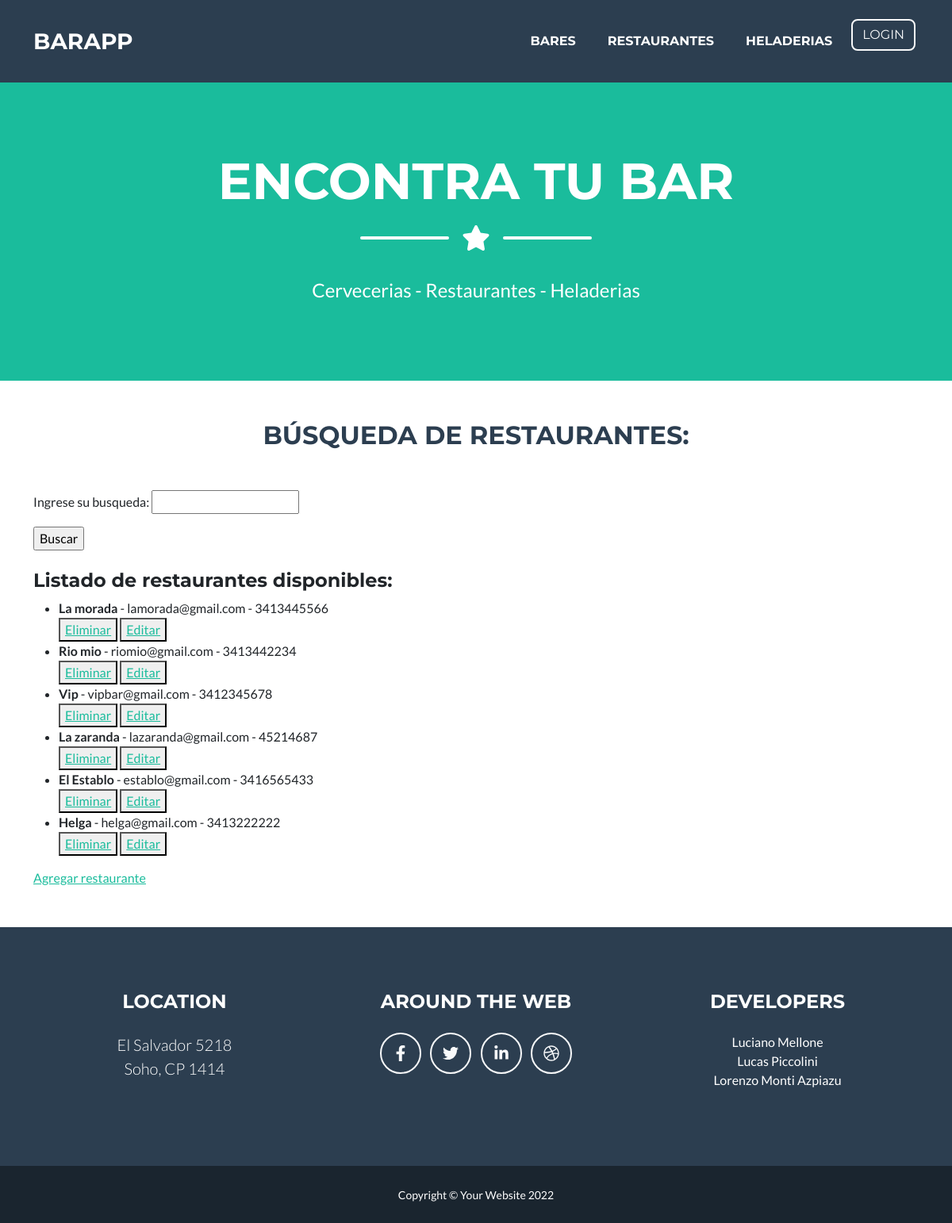
Before: /app-bares/restaurantes/ with the older database file.
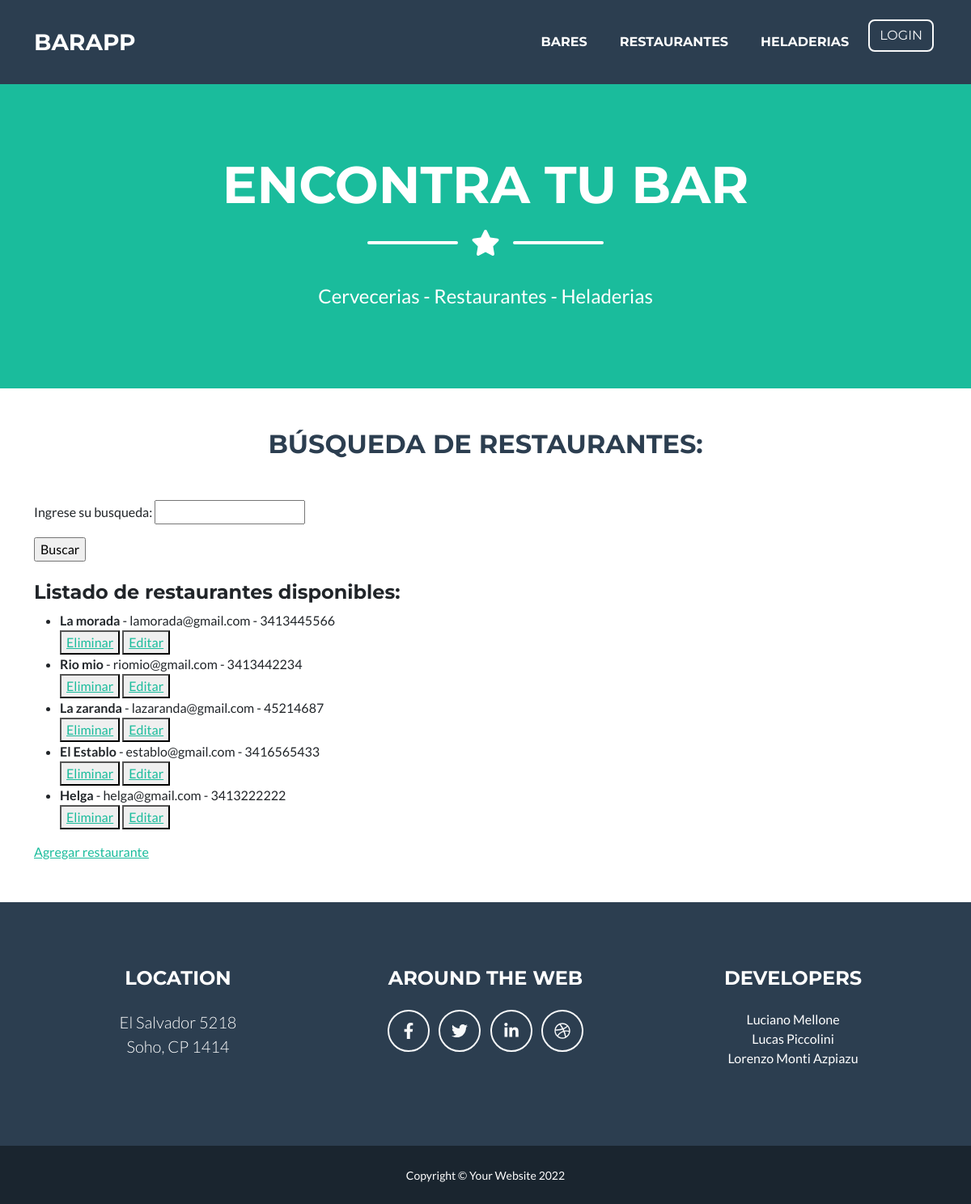
After: the same page with the newer database file.
### Bares/models.py (models this page shows, shortened)
class Restaurantes(models.Model):
    nombre = models.CharField(max_length = 100)
    email = models.EmailField(verbose_name="Correo electrónico")
    telefono = models.IntegerField()

### Bares/views.py (the view)
# urls.py: path('restaurantes/', RestaurantesList.as_view(), name="Restaurantes"),
class RestaurantesList(ListView):
    model = Restaurantes
    template_name = 'restaurantes.html'
    context_object_name = "listarestaurantes"

### Bares/Templates/Restaurantes.html (shortened to what this page needs)
{% extends 'padre.html' %}
{% load static %}
{% block contenidoQueCambia %}
<h2 class="page-section-heading text-center text-uppercase text-secondary mb-0" id="titulo-listas">Búsqueda de restaurantes:</h2>
<form action="{% url 'buscar_restaurante' %}" method="GET">{% csrf_token %}
    <p>Ingrese su busqueda: <input type="string" name="restaurante"/> </p>
    <input type="submit" value="Buscar">
</form>
<h4>Listado de restaurantes disponibles:</h4>
<ul>
    {% for restaurante in listarestaurantes %}
        <li><strong>{{restaurante.nombre}}</strong> - {{restaurante.email}} - {{restaurante.telefono}}</li>
        <div>
            <button>
                <a href="{% url 'restaurante_delete' restaurante.id %}">Eliminar</a>
            </button>
            <button>
                <a href="{% url 'restaurante_update' restaurante.id %}">Editar</a>
            </button>
        </div>
    {% endfor %}
</ul>
<p><a href="{% url 'restaurante_create' %}">Agregar restaurante</a></p>
{% endblock contenidoQueCambia %}

Changed rows visible on the page:
removed Restaurantes: nombre "Vip", email "vipbar@gmail.com", telefono "3412345678"
